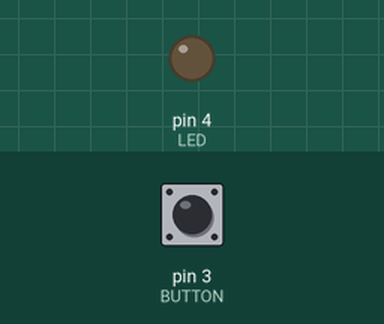
Simulated run of this program. Board: Arduino Uno, built with avr-gcc and run on an emulated ATmega328P. On the bench: output pins drawn as LEDs (lit = HIGH). The test bench sets the inputs (shaded band); at power-on: pin 3 (BUTTON) HIGH. What the program prints to the serial monitor is not drawn.

Above: at 1.2 s.
1.3 s: pin 3 (BUTTON) pulled LOW for 0.15 s
At 1.37 s:
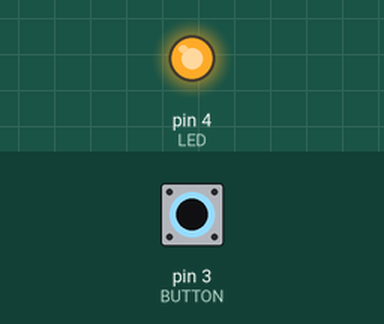
2.9 s: pin 3 (BUTTON) pulled LOW for 3.2 s
At 7.1 s:
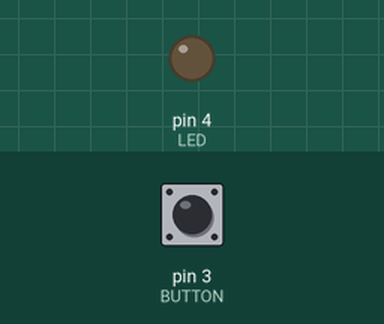
Timing chart, 0 to 8.6 s (numbered marks = the images above; inputs shaded):
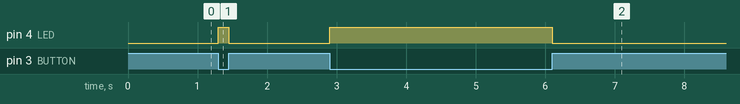

Measured:
- after the input at 1.3 s, pin 4 (LED): LOW → HIGH at once, → LOW 0.15 s later
- after the input at 2.9 s, pin 4 (LED): LOW → HIGH at once, → LOW 3.2 s later

The program:

main.cpp
```cpp
/*--------------------------------------------------------------------
Name:   Carl Olson
Date:   April 10th, 2024
Course: CSCE 336 Embedded Systems (Spring 2024)
File:   main.cpp
HW/Lab: Lab 4, Button Interrupt

Purp: Button Interrupt code for Lab 4 to introduce students to interrupts and ISRs

Doc:  NA

Academic Integrity Statement: I certify that, while others may have
assisted me in brain storming, debugging and validating this program,
the program itself is my own work. I understand that submitting code
which is the work of other individuals is a violation of the honor
code.  I also understand that if I knowingly give my original work to
another individual is also a violation of the honor code.
--------------------------------------------------------------------*/

#include <Arduino.h>

#define BUTTON 3
#define LED 4

void setup() {
  //Set pinmode for Button as input
    DDRD &= ~(1 << BUTTON);
  //set output to enable pullup resistor
    PORTD |= (1 << BUTTON);

  // Set pinmode for LED as output
    DDRD |= 1 << LED;

    // enable interrupt on falling edge
    EICRA = 0x8;
    // enable int1 interrupt generation
    EIMSK = 0x2;
    // clear interrupt flags
    EIFR = 0x0;

    Serial.begin(9600);
    Serial.println("Setup Complete!!!");

}

ISR(INT1_vect){
//INT1 interrupt handling code goes here
  PORTD |= (1 << LED);
}

void buttonPress() {
  // if the button is high (i.e. not pressed), enter if statement and turn off LED
  if (!(PIND & (1 << BUTTON))) {
  Serial.println("LED ON!!!");
  PORTD |= (1 << LED);
  } else {
    PORTD &= ~(1 << LED);
    Serial.println("LED OFF!!!");
  }
}

void buttonPressInterruptNotWorkingCorrect() {
  // if the button is high (i.e. not pressed), enter if statement and turn off LED
  if (PIND & (1 << BUTTON)) {
    asm volatile("nop");
    asm volatile("nop");
    asm volatile("nop");
    asm volatile("nop");
    asm volatile("nop");
    asm volatile("nop");
    PORTD &= ~(1 << LED);
  }

}

void solution1() {
  // if the button is high (i.e. not pressed), enter if statement and turn off LED
  if (PIND & (1 << BUTTON)) {
    // disable interrupts
    cli();
    asm volatile("nop");
    asm volatile("nop");
    asm volatile("nop");
    asm volatile("nop");
    asm volatile("nop");
    asm volatile("nop");
    PORTD &= ~(1 << LED);
    // enable interrupts
    sei();
  }

}

void solution2() {
  // set EICRA to 0 to trigger when pin goes low
  EICRA = 0x0;
  // if the button is high (i.e. not pressed), enter if statement and turn off LED
  if (PIND & (1 << BUTTON)) {
    asm volatile("nop");
    asm volatile("nop");
    asm volatile("nop");
    asm volatile("nop");
    asm volatile("nop");
    asm volatile("nop");
    PORTD &= ~(1 << LED);
  }
}

void loop() {
  // put your main code here, to run repeatedly:
  // buttonPress();
  // solution1();
  solution2();
}
```

lab4_irq.cpp
```cpp
/*--------------------------------------------------------------------
Name:   Prof Jeff Falkinburg
Date:   <date you started working on the file>
Course: CSCE 336 Embedded Systems (Spring 2024)
File:   lab4_irq.cpp
HW/Lab: Lab 4, Real Time Events

Purp: Template program for Lab 4 to illustrate Real Time Events

Doc:  <list the names of the people who you helped>
    <list the names of the people who assisted you>

Academic Integrity Statement: I certify that, while others may have
assisted me in brain storming, debugging and validating this program,
the program itself is my own work. I understand that submitting code
which is the work of other individuals is a violation of the honor
code.  I also understand that if I knowingly give my original work to
another individual is also a violation of the honor code.
--------------------------------------------------------------------*/

#include <Arduino.h>

//LED pin 9 or Port B1
#define LED_PIN PINB1

//Pin the button is on Pin 3 or Port D3
#define BUTTON PIND3

/**
 * Setups up the timer interrupt to happen every 100 milliseconds.
 **/
void setupTimerInterrupt(){
   //Reset to defaults
  TCCR1A = TCCR1B = 0;
  // CTC with OCR1A as top
  TCCR1B |= (1 << WGM12);
  //Set clock to clk/1024
  TCCR1B |= (1 << CS12) | (1 << CS10);
  //Enable interrupt on match with OCR1A
  TIMSK1 = (1 << OCIE1A);

  //LAB CODE -- FILL IN
  //Configure OCR1A (the counter top) to generate an interrupt
  //every 500ms.
  OCR1A = 7813;
}

void toggleLED(){
  static uint8_t on = 0;
  if(on){
    PORTB |= 1 << LED_PIN; /* Turn led on Pin 9 */
  }else{
    PORTB &= ~(1 << LED_PIN); /* Turn led off Pin 9 */
  }
  on = !on;
}

/**
 * This function is called whenever the timer interrupt match 1A
 * is generated.
 **/
ISR(TIMER1_COMPA_vect){
  //LAB CODE
  //UNCOMMENT THIS LINE TO TOGGLE ON INTERRUPT
  toggleLED();
}


void setup() {
  Serial.begin(9600);
  Serial.print("Starting up...");

  //Setup the LED
  DDRB |= 1 << LED_PIN; /* Set LED as output */
  PORTB &= ~(1 << LED_PIN); /* Turn led off Pin 9 */

  //Setup the button
  DDRD &= ~(1 << BUTTON); /* Input Button on Pin 3 */
  PORTD |= 1 << BUTTON; /* Enable pullup on Pin 3 */

  Serial.println("startup complete.");
  setupTimerInterrupt();
}

void loop() {
  static unsigned long lastTimeMS = 0;
  unsigned long currentTimeMS = 0;
  //Manually toggle the LED every 1/2 seconds
  //Comment this out when enabling the interrupt version
//   currentTimeMS = millis();
//   if((currentTimeMS - lastTimeMS) >= 500){
//     toggleLED();
//     lastTimeMS = currentTimeMS;
//   }

  //If the button is pressed, print the ADC values
  if(!(PIND & (1 << BUTTON))){
    Serial.println("--------------------------------------------");
    Serial.println("--------------------------------------------");
    Serial.println("--------------------------------------------");
    Serial.print("The reading of analog port A0 is value: "); Serial.println(analogRead(A0));
    Serial.print("The reading of analog port A1 is value: "); Serial.println(analogRead(A1));
    Serial.print("The reading of analog port A2 is value: "); Serial.println(analogRead(A2));
    Serial.print("The reading of analog port A3 is value: "); Serial.println(analogRead(A3));
    Serial.print("The reading of analog port A4 is value: "); Serial.println(analogRead(A4));
    Serial.print("The reading of analog port A5 is value: "); Serial.println(analogRead(A5));
    Serial.println("~~~~~~~~~~~~~~~~~~~~~~~~~~~~~~~~~~~~~~~~~~~~");
    for(uint8_t i = 0; i < 20; i++){
        Serial.print("The reading of digital pin ");
        Serial.print(i);
        Serial.print(" has a value of: ");
        Serial.println(digitalRead(i));
    }

  }

}
```
